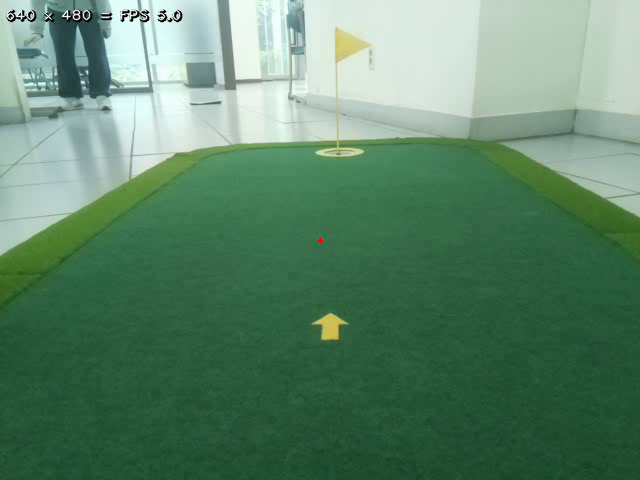
#> input picture frame 12 of HoleCup/holecup190.avi, 640 x 480 px
$ python holecup_area_detect.py
#> lines starting #> are read from the running program, lines starting #| are printed output that depends on the picture; after the words box and inside, x2 and y2 are one past the last pixel; in counts of white or black regions, pixels touching at a corner belong together
import cv2
import numpy as np

cap = cv2.VideoCapture('/home/user/2023ESWContest_Humanoid_RoKo/HoleCup/holecup190.avi')

while True:
    ret, frame = cap.read()
#> frame is the input picture: shape (480, 640, 3); mean B, G, R 107.2, 133.5, 93.7

    if not ret:
        break

    hsv_frame = cv2.cvtColor(frame, cv2.COLOR_BGR2HSV)
#> hsv_frame: shape (480, 640, 3); mean H, S, V 70.9, 100.2, 133.5

    lower_yellow = np.array([0, 80, 50])
    upper_yellow = np.array([36, 250, 250])

    yellow_mask = cv2.inRange(hsv_frame, lower_yellow, upper_yellow)
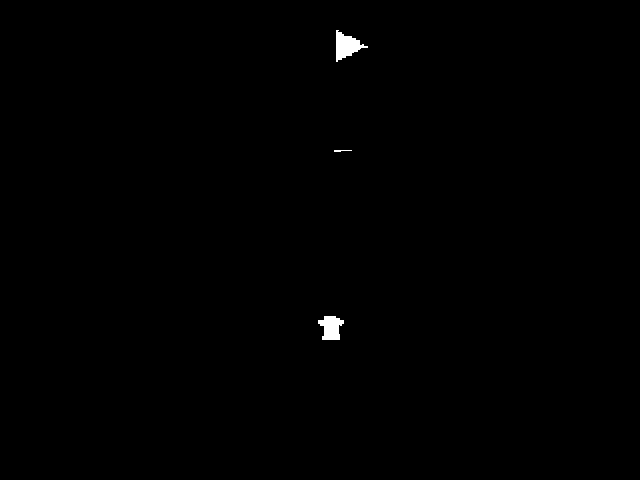
#> yellow_mask: shape (480, 640); 0.31% white; 3 white regions, box (x1, y1, x2, y2) and area: (336, 30, 368, 62) 514, (318, 316, 344, 340) 427, (334, 150, 352, 152) 25
    yellow_objects = cv2.bitwise_and(frame, frame, mask=yellow_mask)

    cv2.imshow('Yellow Objects', yellow_objects)

    blurred_frame = cv2.GaussianBlur(yellow_objects, (5, 5), 0)
    gray_frame = cv2.cvtColor(blurred_frame, cv2.COLOR_BGR2GRAY)

    cv2.imshow('Blurred Image', gray_frame)

    _, binary_frame = cv2.threshold(gray_frame, 0, 255, cv2.THRESH_BINARY | cv2.THRESH_OTSU)
#> binary_frame: shape (480, 640); 0.31% white; 3 white regions (1 under 20 px)

    cv2.imshow('Binary Image', binary_frame)

    contours, _ = cv2.findContours(binary_frame, cv2.RETR_EXTERNAL, cv2.CHAIN_APPROX_SIMPLE)
#> contours = 3 contours, 1 with area under 20; largest, box (x1, y1, x2, y2) and area: (336, 30, 368, 61) 476, (318, 316, 344, 340) 374

    max_area = 0  # 가장 큰 노란색 물체의 면적
    max_area_contour = None  # 가장 큰 노란색 물체의 컨투어

    for contour in contours:
        area = cv2.contourArea(contour)

        if area > max_area:
            max_area = area
            max_area_contour = contour
#> this loop made 3 passes
#> (area, max_area) on passes 1, 3: (374, 374), (475.5, 475.5)
#> after the loop, max_area = 475.5; max_area_contour = contour of 30 points, box (x1, y1, x2, y2) (336, 30, 368, 61), area 476

    if max_area_contour is not None:
        M = cv2.moments(max_area_contour)
#> M = moments, m00 475.5, centre m10/m00, m01/m00 = (346.2, 45.43)
        if M["m00"] != 0:
            center_x = int(M["m10"] / M["m00"])
#> center_x = 346
            center_y = int(M["m01"] / M["m00"])
#> center_y = 45

            radius = int(max_area ** 0.5 / 2)
#> radius = 10
            cv2.circle(frame, (center_x, center_y), radius, (0, 255, 0), 2)
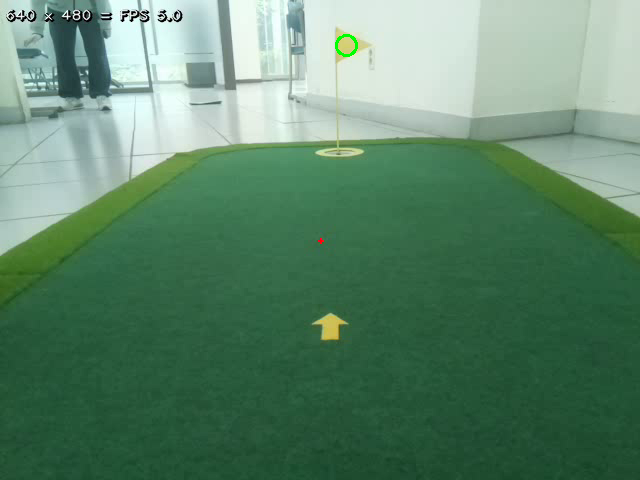
#> frame: shape (480, 640, 3); 0.06% of pixels changed, all inside (x1, y1, x2, y2) = (335, 34, 358, 57)
            cv2.circle(frame, (center_x, center_y), 2, (0, 0, 255), -1)
#> frame: shape (480, 640, 3); under 0.01% of pixels changed, all inside (x1, y1, x2, y2) = (344, 43, 349, 48)

            if center_x - radius >= 0 and center_x + radius < frame.shape[1] and center_y - radius >= 0 and center_y + radius < frame.shape[0]:
                cv2.circle(frame, (center_x, center_y), radius, (0, 255, 0), 2)

    cv2.imshow('Result', frame)
    cv2.imshow('masked', yellow_mask)

    if cv2.waitKey(1) & 0xFF == ord('q'):
#> (key q is pressed here)
        break

cap.release()
cv2.destroyAllWindows()

$ run again, starting later in the video
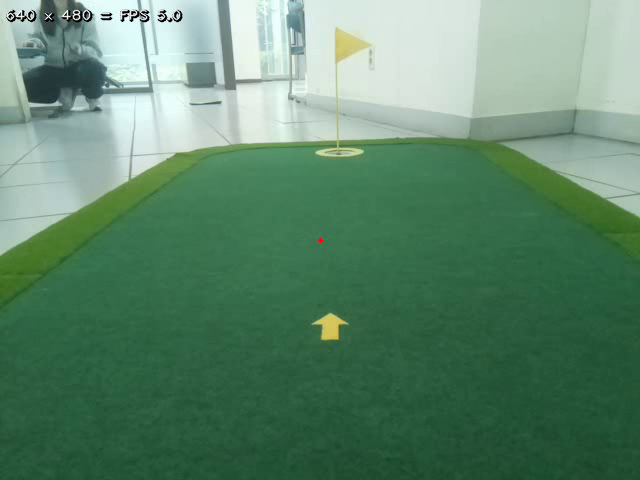
#> input picture frame 55 of HoleCup/holecup190.avi, 640 x 480 px
#> frame is the input picture: shape (480, 640, 3); mean B, G, R 108.6, 135.2, 94.7
#> hsv_frame: shape (480, 640, 3); mean H, S, V 71.3, 98.6, 135.3
#> yellow_mask: shape (480, 640); 0.31% white; 3 white regions (1 under 20 px), largest, box (x1, y1, x2, y2) and area: (336, 30, 366, 62) 506, (318, 316, 344, 340) 442
#> binary_frame: shape (480, 640); 0.3% white; 2 white regions
#> contours = 2 contours; box (x1, y1, x2, y2) and area: (336, 31, 365, 61) 466, (318, 316, 344, 340) 382
#> the loop `for contour in contours:` made 2 passes
#> (area, max_area) on passes 1 to 2: (382.5, 382.5), (466, 466)
#> after the loop `for contour in contours:`: max_area = 466; max_area_contour = contour of 28 points, box (x1, y1, x2, y2) (336, 31, 365, 61), area 466
#> M = moments, m00 466, centre m10/m00, m01/m00 = (346, 45.47)
#> center_x = 345
#> center_y = 45
#> radius = 10
#> `cv2.circle(frame, (center_x, center_y), radius, (0, 255, 0), 2)`:
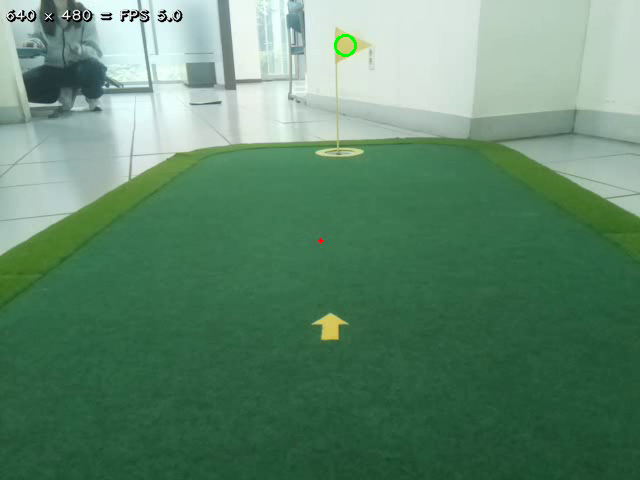
#> frame: shape (480, 640, 3); 0.06% of pixels changed, all inside (x1, y1, x2, y2) = (334, 34, 357, 57)

$ run again, starting later in the video
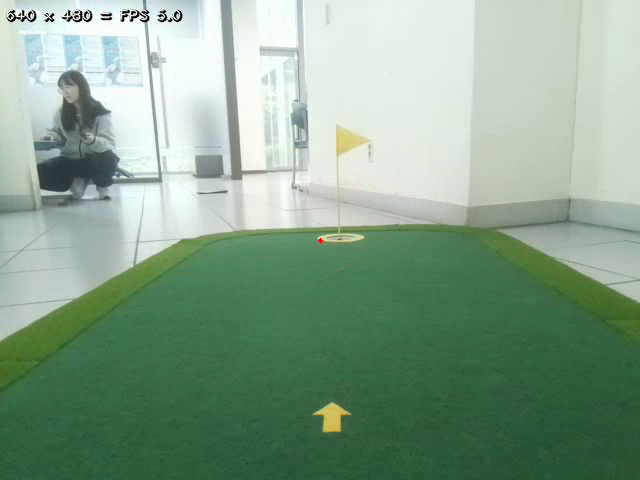
#> input picture frame 98 of HoleCup/holecup190.avi, 640 x 480 px
#> frame is the input picture: shape (480, 640, 3); mean B, G, R 141, 161.9, 134.3
#> hsv_frame: shape (480, 640, 3); mean H, S, V 67.7, 65.1, 162.2
#> `yellow_mask = cv2.inRange(hsv_frame, lower_yellow, upper_yellow)`:
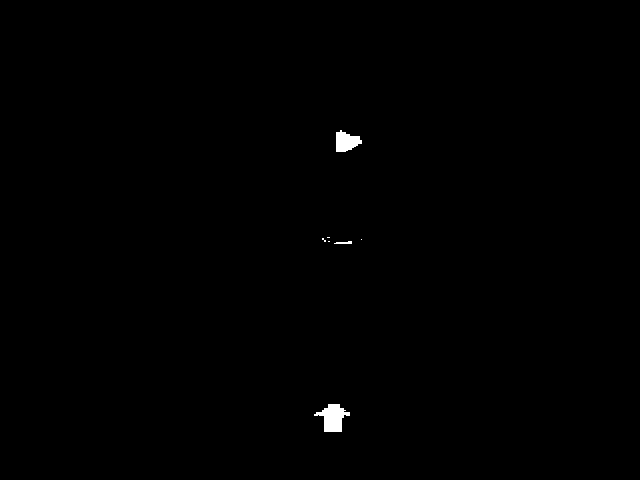
#> yellow_mask: shape (480, 640); 0.33% white; 7 white regions (4 under 20 px), largest, box (x1, y1, x2, y2) and area: (314, 404, 350, 432) 563, (336, 130, 362, 152) 388, (334, 241, 352, 244) 38
#> binary_frame: shape (480, 640); 0.31% white; 4 white regions (2 under 20 px)
#> contours = 4 contours, 2 with area under 20; largest, box (x1, y1, x2, y2) and area: (315, 404, 350, 432) 482, (336, 130, 362, 152) 358
#> the loop `for contour in contours:` made 4 passes
#> (area, max_area) on pass 1: (481.5, 481.5)
#> after the loop `for contour in contours:`: max_area = 481.5; max_area_contour = contour of 30 points, box (x1, y1, x2, y2) (315, 404, 350, 432), area 482
#> M = moments, m00 481.5, centre m10/m00, m01/m00 = (332.4, 417.2)
#> center_x = 332
#> center_y = 417
#> radius = 10
#> `cv2.circle(frame, (center_x, center_y), radius, (0, 255, 0), 2)`:
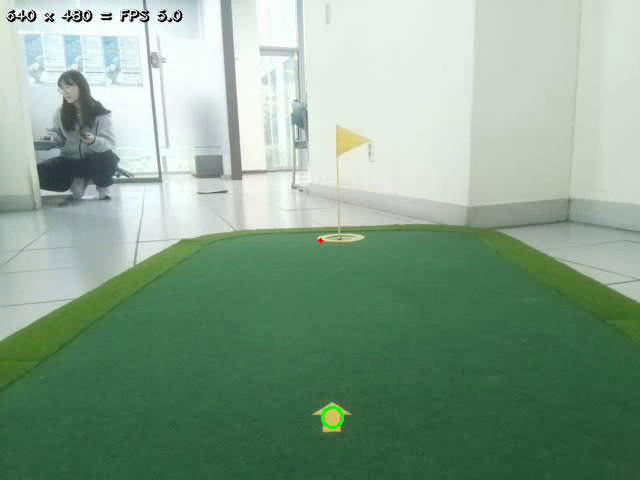
#> frame: shape (480, 640, 3); 0.06% of pixels changed, all inside (x1, y1, x2, y2) = (321, 406, 344, 429)
